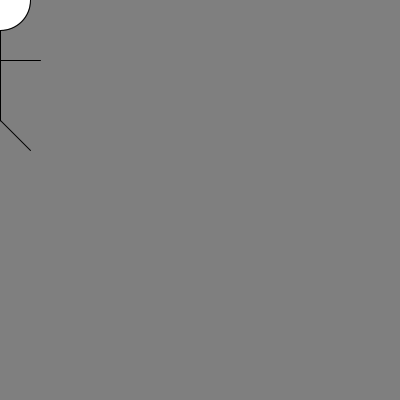
Frame 1 (no input)
Frame 60 (the mouse pressed at the canvas centre just before this capture): identical to frame 1, image omitted
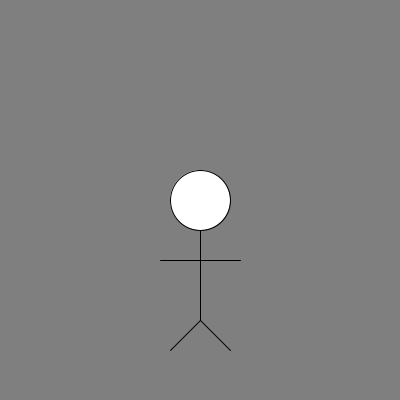
Frame 120 (the mouse held since frame 60 and released just before this capture)

The Processing sketch that drew these frames (run headless with seeded random() and noise(); from frame 60 on, the mouse is pressed at the canvas centre):

// Processing sketch: processing_160989
// ── processing_160989.pde


void setup() {
  size(400, 400);
}

void draw() {
  background(127);
  drawstick(mouseX, mouseY);
}

void drawstick (int x, int y) {
  fill(255);
  ellipse(x, y, 60, 60);
  line(x,y+30,x,y+60);
  line(x-40,y+60,x+40,y+60);
  line(x,y+60,x,y+120);
  line(x,y+120,x-30,y+150);
  line(x,y+120,x+30,y+150);
}
